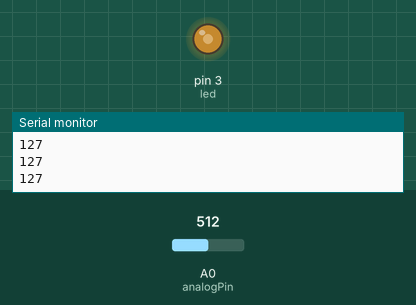
The sketch below on a simulated Arduino Uno, built with avr-gcc and run on an emulated ATmega328P. On the bench: output pins drawn as LEDs (lit = HIGH), the last lines printed to the serial monitor. The inputs (shaded band) are chosen by the test bench; at power-on: A0 (analogPin) = 512.

Above: at 1.2 s.
1.3 s: A0 (analogPin) set to 716
At 2.0 s:
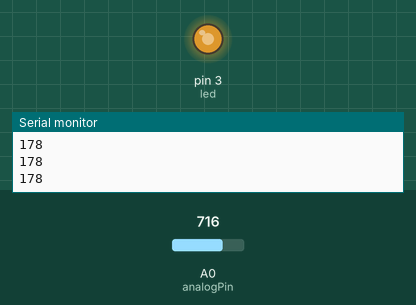
2.8 s: A0 (analogPin) set to 900
At 3.2 s:
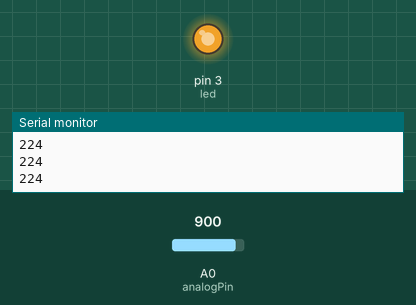
4.3 s: A0 (analogPin) set to 122
At 5.4 s:
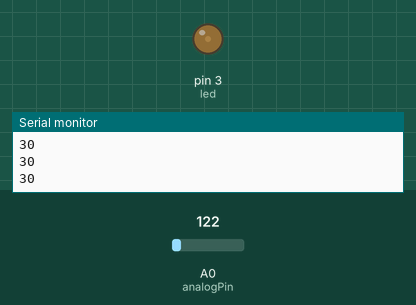
5.8 s: A0 (analogPin) set to 0
At 6.6 s:
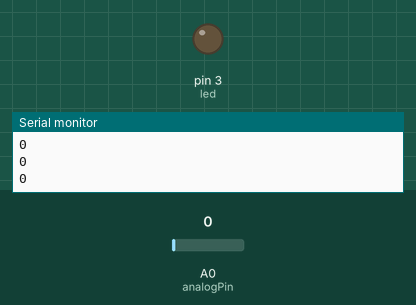
7.3 s: A0 (analogPin) set to 511
At 7.7 s:
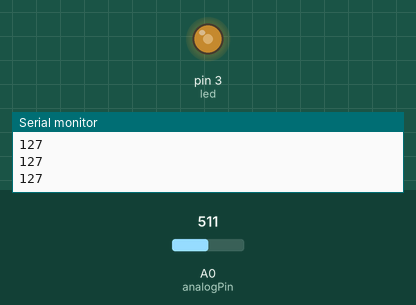
Timing chart, 0 to 9.8 s (numbered marks = the images above; inputs shaded):
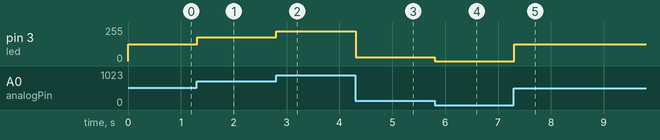

Measured:
- after the input at 1.3 s, pin 3 (led): 127/255 → 178/255 at once
- after the input at 2.8 s, pin 3 (led): 178/255 → 224/255 at once
- after the input at 4.3 s, pin 3 (led): 224/255 → 30/255 at once
- after the input at 5.8 s, pin 3 (led): 30/255 → 0/255 at once
- after the input at 7.3 s, pin 3 (led): 0/255 → 127/255 at once

The sketch:

analogRead.ino
```cpp
#define led 3

int analogPin = A0;
int val = 0;
int PWM = 0;

void setup() {
  // put your setup code here, to run once:
  Serial.begin(9600);
  pinMode(led,OUTPUT);
}

void loop() {
  // put your main code here, to run repeatedly:

    val = analogRead(analogPin);

    PWM = map(val, 0, 1023, 0, 255);
    Serial.println(PWM);
    analogWrite(led,PWM);


}
```
